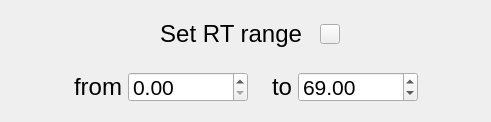
            <widget class="QFrame" name="frame_12">
             <property name="sizePolicy">
              <sizepolicy hsizetype="Expanding" vsizetype="Expanding">
               <horstretch>0</horstretch>
               <verstretch>0</verstretch>
              </sizepolicy>
             </property>
             <property name="minimumSize">
              <size>
               <width>0</width>
               <height>0</height>
              </size>
             </property>
             <property name="maximumSize">
              <size>
               <width>16777215</width>
               <height>16777215</height>
              </size>
             </property>
             <layout class="QGridLayout" name="gridLayout_5" columnstretch="1,1,2,2,1,1">
              <item row="0" column="0" colspan="2">
               <spacer name="horizontalSpacer">
                <property name="orientation">
                 <enum>Qt::Horizontal</enum>
                </property>
                <property name="sizeHint" stdset="0">
                 <size>
                  <width>105</width>
                  <height>20</height>
                 </size>
                </property>
               </spacer>
              </item>
              <item row="0" column="2" colspan="2">
               <widget class="QWidget" name="widget_3" native="true">
                <layout class="QHBoxLayout" name="horizontalLayout_5">
                 <property name="spacing">
                  <number>0</number>
                 </property>
                 <item>
                  <widget class="QLabel" name="label_14">
                   <property name="sizePolicy">
                    <sizepolicy hsizetype="Maximum" vsizetype="Preferred">
                     <horstretch>0</horstretch>
                     <verstretch>0</verstretch>
                    </sizepolicy>
                   </property>
                   <property name="font">
                    <font>
                     <pointsize>18</pointsize>
                     <weight>50</weight>
                     <italic>false</italic>
                     <bold>false</bold>
                    </font>
                   </property>
                   <property name="layoutDirection">
                    <enum>Qt::LeftToRight</enum>
                   </property>
                   <property name="styleSheet">
                    <string notr="true">font: 18pt;</string>
                   </property>
                   <property name="text">
                    <string>Set RT range</string>
                   </property>
                   <property name="alignment">
                    <set>Qt::AlignRight|Qt::AlignTrailing|Qt::AlignVCenter</set>
                   </property>
                   <property name="wordWrap">
                    <bool>true</bool>
                   </property>
                  </widget>
                 </item>
                 <item>
                  <widget class="QPushButton" name="pushButton_8">
                   <property name="minimumSize">
                    <size>
                     <width>20</width>
                     <height>20</height>
                    </size>
                   </property>
                   <property name="maximumSize">
                    <size>
                     <width>20</width>
                     <height>20</height>
                    </size>
                   </property>
                   <property name="text">
                    <string/>
                   </property>
                   <property name="icon">
                    <iconset>
                     <normaloff>R-C.png</normaloff>R-C.png</iconset>
                   </property>
                   <property name="iconSize">
                    <size>
                     <width>20</width>
                     <height>20</height>
                    </size>
                   </property>
                  </widget>
                 </item>
                </layout>
               </widget>
              </item>
              <item row="0" column="4" colspan="2">
               <spacer name="horizontalSpacer_2">
                <property name="orientation">
                 <enum>Qt::Horizontal</enum>
                </property>
                <property name="sizeHint" stdset="0">
                 <size>
                  <width>97</width>
                  <height>20</height>
                 </size>
                </property>
               </spacer>
              </item>
              <item row="1" column="0">
               <spacer name="horizontalSpacer_3">
                <property name="orientation">
                 <enum>Qt::Horizontal</enum>
                </property>
                <property name="sizeHint" stdset="0">
                 <size>
                  <width>44</width>
                  <height>20</height>
                 </size>
                </property>
               </spacer>
              </item>
              <item row="1" column="1" colspan="2">
               <widget class="QWidget" name="widget" native="true">
                <layout class="QHBoxLayout" name="horizontalLayout_2">
                 <item>
                  <widget class="QLabel" name="label_15">
                   <property name="sizePolicy">
                    <sizepolicy hsizetype="Maximum" vsizetype="Preferred">
                     <horstretch>0</horstretch>
                     <verstretch>0</verstretch>
                    </sizepolicy>
                   </property>
                   <property name="font">
                    <font>
                     <pointsize>18</pointsize>
                     <weight>50</weight>
                     <italic>false</italic>
                     <bold>false</bold>
                    </font>
                   </property>
                   <property name="styleSheet">
                    <string notr="true">font: 18pt;</string>
                   </property>
                   <property name="text">
                    <string>from</string>
                   </property>
                   <property name="scaledContents">
                    <bool>false</bool>
                   </property>
                   <property name="alignment">
                    <set>Qt::AlignRight|Qt::AlignTrailing|Qt::AlignVCenter</set>
                   </property>
                   <property name="wordWrap">
                    <bool>true</bool>
                   </property>
                  </widget>
                 </item>
                 <item>
                  <widget class="QDoubleSpinBox" name="doubleSpinBox">
                   <property name="minimumSize">
                    <size>
                     <width>120</width>
                     <height>30</height>
                    </size>
                   </property>
                   <property name="maximumSize">
                    <size>
                     <width>120</width>
                     <height>30</height>
                    </size>
                   </property>
                   <property name="font">
                    <font>
                     <pointsize>16</pointsize>
                     <weight>50</weight>
                     <italic>false</italic>
                     <bold>false</bold>
                    </font>
                   </property>
                   <property name="styleSheet">
                    <string notr="true">font: 16pt;</string>
                   </property>
                   <property name="decimals">
                    <number>2</number>
                   </property>
                   <property name="maximum">
                    <double>999.000000000000000</double>
                   </property>
                  </widget>
                 </item>
                </layout>
               </widget>
              </item>
              <item row="1" column="3" colspan="2">
               <widget class="QWidget" name="widget_2" native="true">
                <layout class="QHBoxLayout" name="horizontalLayout_4">
                 <item>
                  <widget class="QLabel" name="label_16">
                   <property name="sizePolicy">
                    <sizepolicy hsizetype="Maximum" vsizetype="Preferred">
                     <horstretch>0</horstretch>
                     <verstretch>0</verstretch>
                    </sizepolicy>
                   </property>
                   <property name="font">
                    <font>
                     <pointsize>18</pointsize>
                     <weight>50</weight>
                     <italic>false</italic>
                     <bold>false</bold>
                    </font>
                   </property>
                   <property name="styleSheet">
                    <string notr="true">font: 18pt;</string>
                   </property>
                   <property name="text">
                    <string>to</string>
                   </property>
                   <property name="scaledContents">
                    <bool>false</bool>
                   </property>
                   <property name="alignment">
                    <set>Qt::AlignRight|Qt::AlignTrailing|Qt::AlignVCenter</set>
                   </property>
                   <property name="wordWrap">
                    <bool>true</bool>
                   </property>
                  </widget>
                 </item>
                 <item>
                  <widget class="QDoubleSpinBox" name="doubleSpinBox_2">
                   <property name="minimumSize">
                    <size>
                     <width>120</width>
                     <height>30</height>
                    </size>
                   </property>
                   <property name="maximumSize">
                    <size>
                     <width>120</width>
                     <height>30</height>
                    </size>
                   </property>
                   <property name="font">
                    <font>
                     <pointsize>16</pointsize>
                     <weight>50</weight>
                     <italic>false</italic>
                     <bold>false</bold>
                    </font>
                   </property>
                   <property name="styleSheet">
                    <string notr="true">font: 16pt;</string>
                   </property>
                   <property name="value">
                    <double>69.000000000000000</double>
                   </property>
                  </widget>
                 </item>
                </layout>
               </widget>
              </item>
              <item row="1" column="5">
               <spacer name="horizontalSpacer_4">
                <property name="orientation">
                 <enum>Qt::Horizontal</enum>
                </property>
                <property name="sizeHint" stdset="0">
                 <size>
                  <width>44</width>
                  <height>20</height>
                 </size>
                </property>
               </spacer>
              </item>
             </layout>
            </widget>
